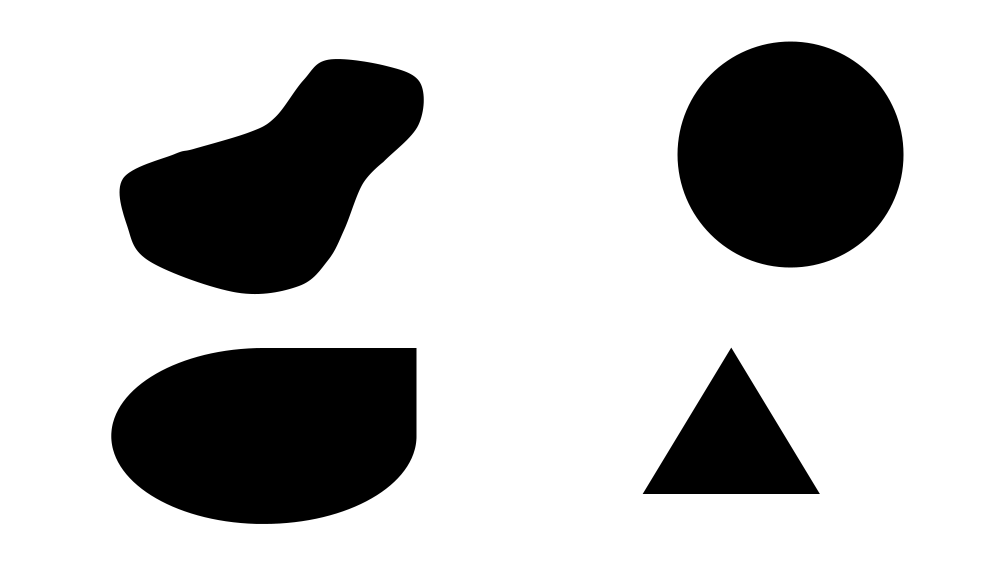
#> input picture images/figure2.png, 4000 x 2250 px, found by its file name (shown at 1/4 size)
$ python opencv_ConnectedComponents.py
#> lines starting #> are read from the running program, lines starting #| are printed output that depends on the picture
import cv2
import numpy as np

# ------------------------------------------------------------
# 1) Load image
# ------------------------------------------------------------
img = cv2.imread("images/figure2.png")
#> img is the input picture: shape (2250, 4000, 3); min 0, max 255, mean 191.9
assert img is not None, "Image not found!"

# Resize for consistent display
img = cv2.resize(img, (640, 480))
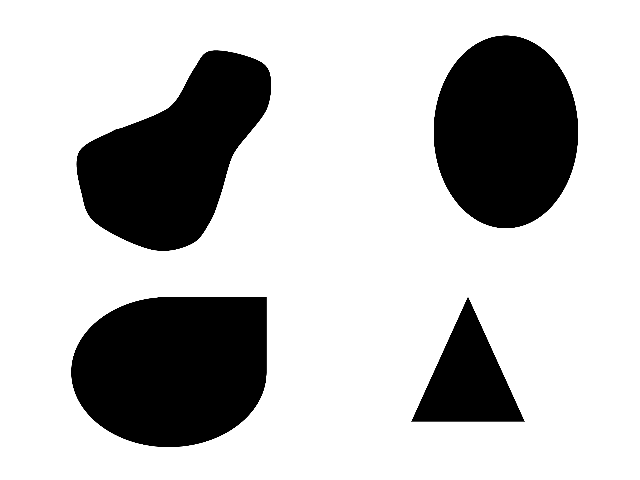
#> img: shape (480, 640, 3); min 0, max 255, mean 191.9


# ------------------------------------------------------------
# Write Your Code Here
# ------------------------------------------------------------

cv2.waitKey(0)
cv2.destroyAllWindows()

$ run again, with images/figure1.png copied over images/figure2.png
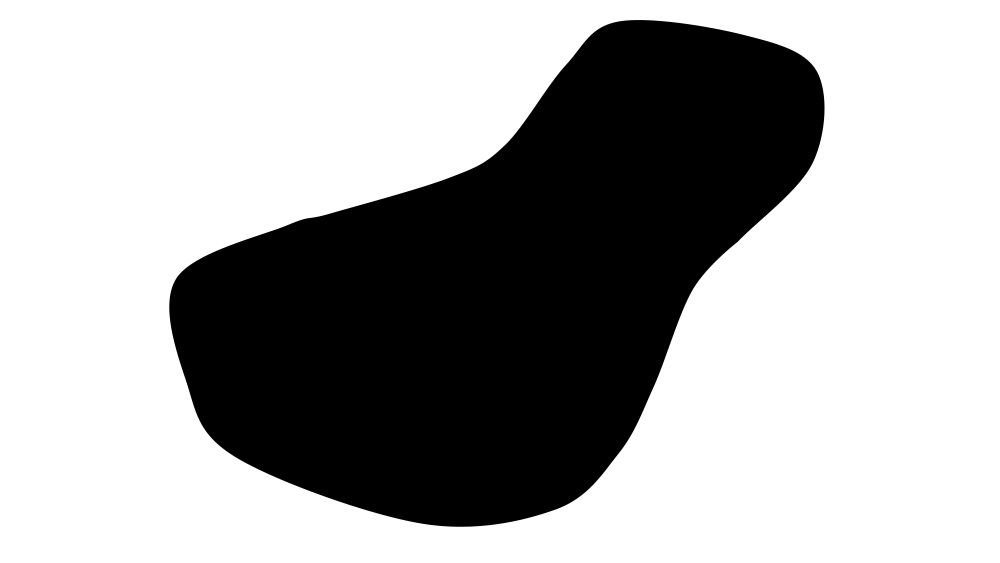
#> input picture images/figure1.png, 4000 x 2250 px, found by its file name (shown at 1/4 size)
#> img is the input picture: shape (2250, 4000, 3); min 0, max 255, mean 168.8
#> `img = cv2.resize(img, (640, 480))`:
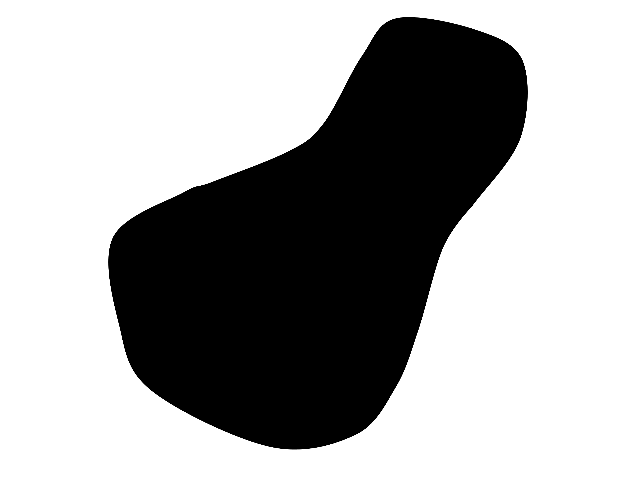
#> img: shape (480, 640, 3); min 0, max 255, mean 168.8
